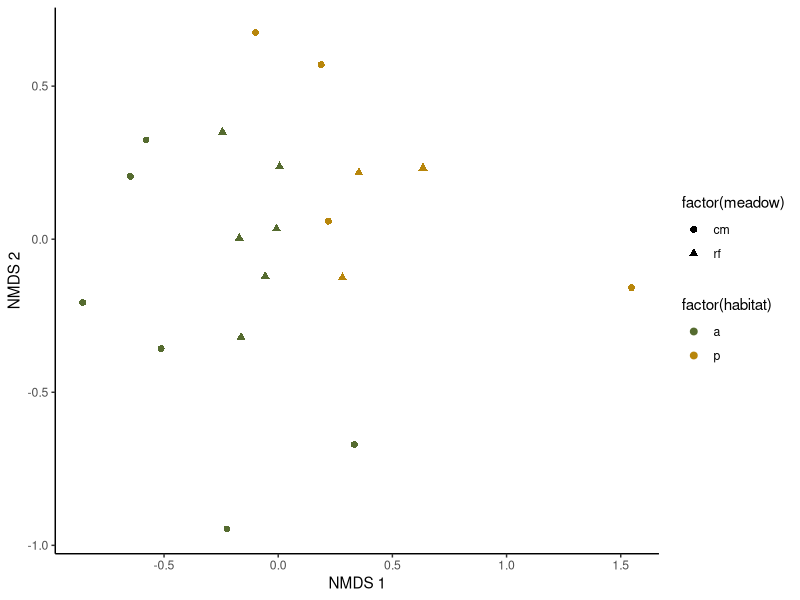
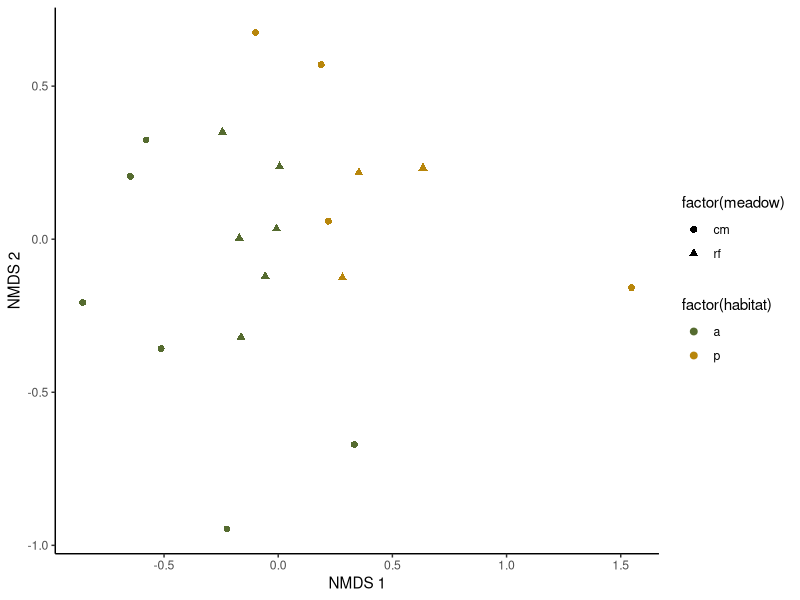

R code for these plots, in order: (Note: this script raises an error after producing the figures.)
library(vegan)
library(tidyverse)
library(here)

### Field data --------------
field.data.raw <- read.csv(here("data/SRWC-seedbank_plant-survey_2024-02-26.csv"), header = TRUE)

## Color 
fun.palatte <- c("darkolivegreen","darkgoldenrod")

# removing duplicate rows
dup.1 <- which(field.data.raw$plot == "rf.6.a" & field.data.raw$species.code == "unkfb")[2]
dup.2 <- which(field.data.raw$plot == "rf.4.p" & field.data.raw$species.code == "sidore")[2]
drop <- c(dup.1, dup.2)

field.data <- field.data.raw %>% filter(!row_number() %in% drop)

# switching to wide format for vegan
field.wide <- field.data %>%
pivot_wider(names_from = species.code, values_from = species.count, 
            names_sort = TRUE, values_fill = 0)

view(field.wide)

##Permanova 

# species matrix only
sp.matrix <- field.wide %>% select(abicon:vioadu)

perma.field <- adonis2(sp.matrix ~ habitat + meadow, 
                    data = field.wide, method ="jaccard")

perma.field



## Code for plotting NMDS

jaccard.dist <- vegdist(sp.matrix, method="jaccard")
nmds <- metaMDS(jaccard.dist, k=2, tol=0.001, maxit=100) # figures out where the points should go

nmdsPlot <- tibble(x=nmds$points[,1], y=nmds$points[,2])
nmdsPlot[,c('meadow','habitat','transect','plot')] <- 
  field.wide[,c('meadow','habitat','transect','plot')]

ggplot(nmdsPlot, aes(x, y, shape=factor(meadow), color=factor(habitat))) +
  geom_point(size=2) + 
  scale_color_manual(values = fun.palatte) +
  theme_classic() +
  xlab('NMDS 1') +
  ylab('NMDS 2')

ggsave(filename = "figures/NMDS_species_field-data.png", width = 6, height = 4, units = "in")

## Greenhouse data ---------------
view(greenhouse.sum.clean)

# using greenhouse.sum.clean data from Rmd file

plot.info <- field.wide %>% select(meadow, habitat, transect, plot)

# switching to wide format for vegan
greenhouse.wide <- greenhouse.sum.clean %>%
  left_join(plot.info, by = "plot") %>%
  pivot_wider(names_from = species, values_from = count.max, 
            names_sort = TRUE, values_fill = 0)

view(greenhouse.wide)

##Permanova 

# species matrix only
gh.sp.matrix <- greenhouse.wide %>% select(bunny.ears.boo:white.based.flat.soft.grass)

perma.gh <- adonis2(gh.sp.matrix ~ habitat + meadow, 
                    data = greenhouse.wide, method ="bray")

perma.gh

## Code for plotting NMDS

bray.dist <- vegdist(sp.matrix, method="bray")
nmds <- metaMDS(bray.dist, k=2, tol=0.001, maxit=100) # figures out where the points should go

nmdsPlot2 <- tibble(x=nmds$points[,1], y=nmds$points[,2])
nmdsPlot2[,c('meadow','habitat','transect','plot')] <- 
  greenhouse.wide[,c('meadow','habitat','transect','plot')]

ggplot(nmdsPlot2, aes(x, y, shape=factor(meadow), color=factor(habitat))) +
  geom_point(size=2) + 
  scale_color_manual(values = fun.palatte) +
  theme_classic() +
  xlab('NMDS 1') +
  ylab('NMDS 2')

ggsave(filename = "figures/NMDS_species_greenhouse-data.png", width = 6, height = 4, units = "in")
